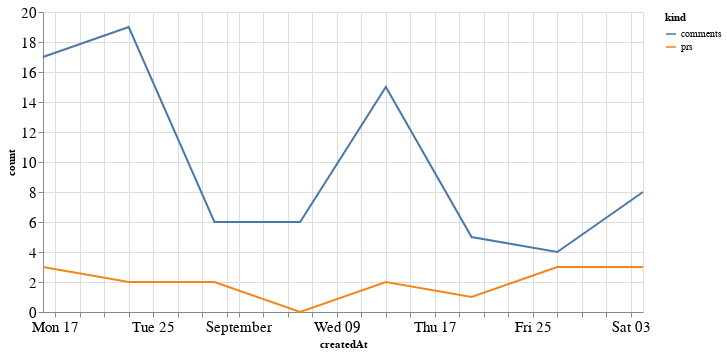

Write notebook code for a chart like this one.
### Code cell
alt.Chart(total_time, width=600).mark_line().encode(
    x='createdAt',
    y='count',
    color='kind'
)

### Figure 1 — Vega-Lite specification as saved in the notebook (floating-point values rounded to 4 significant figures)
{"config": {"axisLeft": {"labelFontSize": 15}, "axisBottom": {"labelFontSize": 15}}, "data": {"name": "data-80c0d6f2dbdf2dbf23816cc084100b9e"}, "mark": "line", "encoding": {"color": {"type": "nominal", "field": "kind"}, "x": {"type": "temporal", "field": "createdAt"}, "y": {"type": "quantitative", "field": "count"}}, "width": 600, "$schema": "https://vega.github.io/schema/vega-lite/v4.8.1.json", "datasets": {"data-80c0d6f2dbdf2dbf23816cc084100b9e": [{"createdAt": "2020-08-16T00:00:00", "kind": "prs", "count": 3}, {"createdAt": "2020-08-23T00:00:00", "kind": "prs", "count": 2}, {"createdAt": "2020-08-30T00:00:00", "kind": "prs", "count": 2}, {"createdAt": "2020-09-06T00:00:00", "kind": "prs", "count": 0}, {"createdAt": "2020-09-13T00:00:00", "kind": "prs", "count": 2}, {"createdAt": "2020-09-20T00:00:00", "kind": "prs", "count": 1}, {"createdAt": "2020-09-27T00:00:00", "kind": "prs", "count": 3}, {"createdAt": "2020-10-04T00:00:00", "kind": "prs", "count": 3}, {"createdAt": "2020-08-16T00:00:00", "kind": "comments", "count": 17}, {"createdAt": "2020-08-23T00:00:00", "kind": "comments", "count": 19}, {"createdAt": "2020-08-30T00:00:00", "kind": "comments", "count": 6}, {"createdAt": "2020-09-06T00:00:00", "kind": "comments", "count": 6}, {"createdAt": "2020-09-13T00:00:00", "kind": "comments", "count": 15}, {"createdAt": "2020-09-20T00:00:00", "kind": "comments", "count": 5}, {"createdAt": "2020-09-27T00:00:00", "kind": "comments", "count": 4}, {"createdAt": "2020-10-04T00:00:00", "kind": "comments", "count": 8}]}}
